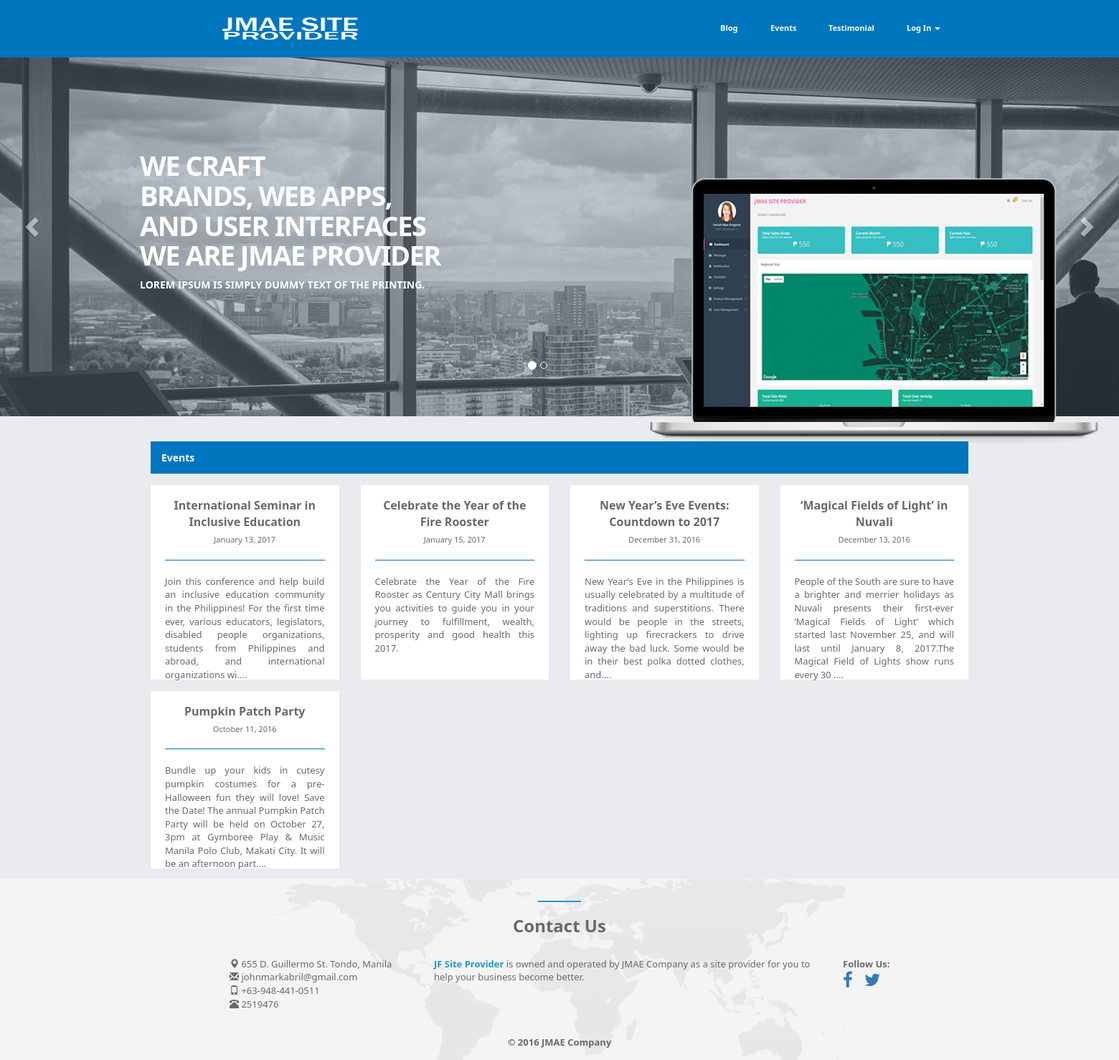
Screenshot of /index.php/events with the database file from the repository.
### tables this page shows
CREATE TABLE `events` (
  `NO` int(11) NOT NULL,
  `NOUSER` varchar(500) NOT NULL,
  `TITLE` varchar(500) NOT NULL,
  `DESCRIPTION` varchar(500) NOT NULL,
  `DATE` varchar(500) NOT NULL,
  `IMAGEURL` varchar(500) NOT NULL,
  `DELETION` int(11) NOT NULL
);

CREATE TABLE `about_my_site` (
  `NO` int(11) NOT NULL,
  `NOUSER` varchar(500) NOT NULL,
  `TITLE` varchar(500) NOT NULL,
  `DESCRIPTION` varchar(5000) NOT NULL,
  `DATE` varchar(500) NOT NULL,
  `IMAGEURL` varchar(500) NOT NULL,
  `ACTIVE` varchar(500) NOT NULL,
  `DELETION` int(11) NOT NULL
);

### application/controllers/Events.php (called while the page is built, shortened)
<?php
class Events extends CI_Controller {
	public function __construct()
    {
        $this->curpage = "Events";
        $this->load->model('About_my_site_model');
        $this->load->model('Events_model');
        $this->load->model('Event_reply_model');
        $this->load->model('Notification_admin_model');
    	$this->date = date("F d, Y");
    }
	public function index()
	{
		if ( $this->session->userdata('account_type') == "User" || $this->session->userdata('account_type') == "" ) {
			$details = array (
				'get_all_events'			=>	$this->Events_model->get_all_events(),
				'get_all_reply'				=>	$this->Event_reply_model->get_all_reply(),
				'date'						=>	$this->date,
				'get_active'				=>	$this->About_my_site_model->get_active()
			);
			$data['content']	=	$this->load->view('user/eventscontent', $details, TRUE);
			$data['curpage']	= 	$this->curpage;
			$this->load->view('template', $data);
		} else if ( $this->session->userdata('account_type') == "Administrator" ) {
			redirect('/admin');
		} else if ( $this->session->userdata('account_type') == "Agent" ) {
			redirect('/agent');
		}
	}
}

### index.php (called while the page is built, shortened)
<?php
require_once BASEPATH.'core/CodeIgniter.php';

### application/models/Events_model.php (called while the page is built, shortened)
<?php
class Events_model extends CI_Model
{
	public $table			=	"events";
	public $dbno			=	"NO";
	public $deletion		= 	"DELETION";
	public function get_all_events()
	{
		$row = $this->db->where($this->deletion, "0")
						->order_by($this->dbno, "DESC")
						->get($this->table);
		return $row->result();
	}
}

### application/models/About_my_site_model.php (called while the page is built, shortened)
<?php
class About_my_site_model extends CI_Model
{
	public $table			=	"about_my_site";
	public $deletion		=	"DELETION";
	public $active 			=	"ACTIVE";
	public function get_active()
	{
		$row = $this->db->where($this->deletion, "0")
						->where($this->active, 1)
						->get($this->table);
			return $row->result();
	}
}

### application/views/user/eventscontent.php (the view, shortened to what this page needs)
<div class="padding-top">
    <div class="ibox-content padding-all no-border full-width" style="background-color: #0076BE;">
        <h4 class="no-margin" style="color: #FFFFFF;">Events</h4>
    </div>
</div>
<div class="row">
	<?php
		if ( $get_all_events ) {
			foreach ( $get_all_events as $gae ) :
	?>
				<div class="col-md-3">
					<div class="padding-top">
						<div class="ibox-content text-center">
							<a data-toggle="modal" data-target="#eventsContent<?php echo $gae->NO;?>" class="product-name"><?php echo $gae->TITLE; ?></a>
							<small><?php echo $gae->DATE; ?></small>
							<hr/>
							<div style="text-align: justify;height:126px;">
								<?php
									echo substr($gae->DESCRIPTION, 0, 250);
									if ( strlen($gae->DESCRIPTION) >= 250 ) {
										echo '....';
									}
								?>
							</div>
						</div>
					</div>
				</div>
	<?php
			endforeach;
		}
	?>
</div>

### application/views/template.php (shortened to what this page needs)
<html>
	<head>
		<?php $this->load->view('common/css_files_includes'); ?>
	</head>
	<body>
		<?php
			$this->load->view('common/navtop');
			$this->load->view('common/coverimage');
		?>
		<div class="container margin-top-fifty">
			<?php
				switch ($curpage) {
			    	case 'Events':
			    		echo $content;
			    		break;
				}
			?>
		</div>
		<?php $this->load->view('common/footer_user'); ?>
	</body>
</html>

### application/views/common/css_files_includes.php (shortened to what this page needs)
<link rel="stylesheet" href="<?php echo base_url();?>public/css/bootstrap.min.css"/>
<link rel="stylesheet" href="<?php echo base_url();?>public/css/plugins/toastr/toastr.min.css">
<link rel="stylesheet" href="<?php echo base_url();?>public/css/plugins/hovereffects/hover.css">
<link rel="stylesheet" href="<?php echo base_url();?>public/css/plugins/dropzone/basic.css">
<link rel="stylesheet" href="<?php echo base_url();?>public/css/plugins/dropzone/dropzone.css">
<link rel="stylesheet" href="<?php echo base_url();?>public/css/plugins/iCheck/custom.css">
<link rel="stylesheet" href="<?php echo base_url();?>public/css/plugins/cropper/cropper.min.css">
<link rel="stylesheet" href="<?php echo base_url();?>public/css/plugins/steps/jquery.steps.css">
<link rel="stylesheet" href="<?php echo base_url();?>public/css/plugins/chosen/chosen.css">
<link rel="stylesheet" href="<?php echo base_url();?>public/css/plugins/iCheck/custom.css">
<link rel="stylesheet" href="<?php echo base_url();?>public/css/plugins/morris/morris-0.4.3.min.css">
<link rel="stylesheet" href="<?php echo base_url();?>public/css/plugins/chartist/chartist.min.css">
<link rel="stylesheet" href="<?php echo base_url();?>public/css/plugins/multipleimage/ninja-slider.css">
<link rel="stylesheet" href="<?php echo base_url();?>public/css/plugins/multipleimage/thumbnail-slider.css">
<link rel="stylesheet" href="<?php echo base_url();?>public/css/plugins/owncarousel/owl.carousel.min.css">
<link rel="stylesheet" href="<?php echo base_url();?>public/css/plugins/owncarousel/owl.theme.min.css">
<link rel="stylesheet" href="<?php echo base_url();?>public/css/animate.css">
<link rel="stylesheet" href="<?php echo base_url();?>public/font-awesome/css/font-awesome.css">
<link rel="stylesheet" href="<?php echo base_url();?>public/css/style.css">
<link rel="stylesheet" href="<?php echo base_url();?>public/css/styles.css">

### application/views/common/navtop.php (shortened to what this page needs)
<nav class="nav2 navbar navbar-default no-margin no-border-radius padding-all" style="background-color: #0076BE;font-size: 11px;">
    <div class="container-fluid">
        <div class="col-md-6">
            <div class="text-center">
                <ul class="nav navbar-nav" style="display: inline-block;">
                    <li><a class="no-padding" href="<?php echo base_url();?>">
                    <img class="img-responsive" src="<?php echo base_url(); ?>public/img/logo4.png" style="height: 50px;width:200px; padding: 5px;" /></a></li>
                </ul>
            </div>
        </div>
        <div class="col-md-6">
            <div class="text-center">
                <ul class="nav navbar-nav" style="display: inline-block;">
                    <div class="text-center">
                    <ul class="nav navbar-nav" style="display: inline-block;">
                        <li class="text-center">
                            <a class="hvr-underline-reveal" href="<?php echo base_url();?>blog"><strong>Blog</strong></a>
                        </li>
                        <li class="text-center">
                            <a class="hvr-underline-reveal" class="" href="<?php echo base_url();?>events"><strong>Events</strong></a>
                        </li>
                        <li class="text-center">
                            <a class="hvr-underline-reveal" class="" href="<?php echo base_url();?>testimonial"><strong>Testimonial</strong></a>
                        </li>
                        <?php
                            if( !$this->session->userdata('user_session') ){
                        ?>
                                <li class="dropdown">
                                    <a class="dropdown-toggle hvr-underline-reveal" data-toggle="dropdown">Log In <span class="caret"></span></a>
                                </li>
                        <?php
                            }
                        ?>
                    </ul>
            </div>
        </div>
    </div>
</nav>

### application/views/common/coverimage.php (shortened to what this page needs)
<div class="landing-page">
    <div id="inSlider" class="landing-page carousel carousel-fade" data-ride="carousel">
        <ol class="carousel-indicators">
            <li data-target="#inSlider" data-slide-to="0" class="active"></li>
            <li data-target="#inSlider" data-slide-to="1"></li>
        </ol>
        <div class="carousel-inner" role="listbox">
            <div class="item active">
                <div class="container">
                    <div class="carousel-caption">
                        <h1>We craft<br/>
                            brands, web apps,<br/>
                            and user interfaces<br/>
                            we are JMAE Provider</h1>
                        <p>Lorem Ipsum is simply dummy text of the printing.</p>
                    </div>
                </div>
                <div class="header-back one">
                    <img src="<?php echo base_url();?>public/img/landing/header_one.png" alt="laptop"/>
                </div>
            </div>
        </div>
        <a class="left carousel-control" href="#inSlider" role="button" data-slide="prev">
            <span class="glyphicon glyphicon-chevron-left" aria-hidden="true"></span>
        </a>
        <a class="right carousel-control" href="#inSlider" role="button" data-slide="next">
            <span class="glyphicon glyphicon-chevron-right" aria-hidden="true"></span>
        </a>
    </div>
</div>

### application/views/common/footer_user.php
<div class="landing-page">
    <section id="contact" class="gray-section contact no-margin">
        <div class="container">
            <div class="row m-b-lg">
                <div class="col-lg-12 text-center">
                    <div class="navy-line padding-top"></div>
                    <h2 class="no-margin-bottom text-bold">Contact Us</h2>
                </div>
            </div>
            <div class="row m-b-lg no-margin">
                <div class="col-md-3 col-md-offset-1">
                    <address>
                        <span class="glyphicon glyphicon-map-marker"></span> 655 D. Guillermo St. Tondo, Manila<br/>
                        <span class="glyphicon glyphicon-envelope"></span> johnmarkabril@gmail.com<br/>
                        <span class="glyphicon glyphicon-phone"></span> +63-948-441-0511<br/>
                        <span class="glyphicon glyphicon-phone-alt"></span> 2519476
                    </address>
                </div>
                <div class="col-md-6">
                    <p class="text-color">
                        <?php
                            if ( !empty($get_active) ) {
                                foreach ( $get_active as $ga ) :
                        ?>
                                    <strong><span class="navy"><?php echo $ga->TITLE; ?></span></strong> <?php echo $ga->DESCRIPTION; ?>
                        <?php
                                endforeach;
                            }
                        ?>
                    </p>
                </div>
                <div class="col-md-2">
                    <strong>Follow Us: </strong><br/>
                    <h2 class="no-margin"><ul class="list-inline">
                         <li><a href="https://www.facebook.com/jmaesiteprovider/" target="_blank" ><i class="fa fa-facebook"></i></a></li>
                         <li><a href="https://twitter.com/jmaesiteprovide" target="_blank" ><i class="fa fa-twitter"></i></a></li>
                    </ul></h2>
                </div>
            </div>
            <div class="row">
                <div class="col-lg-8 col-lg-offset-2 text-center m-t-lg m-b-lg margin-top-bottom">
                    <strong>&copy; 2016 JMAE Company</strong><br/>
                </div>
            </div>
        </div>
    </section>
</div>

### public/css/styles.css (style rules this page uses)
body { background-color: #E9EBEE; font-family: "Oxygen","Oxygen","Segoe UI","Helvetica Neue",sans-serif; }
.navbar .navbar-nav { display: inline-block; float: none; vertical-align: top; }
.no-margin { margin: 0px; }
.no-margin-bottom { margin-bottom: 0px; }
.margin-top-bottom { margin-top: 15px; margin-bottom: 15px; }
.margin-top-fifty { margin-top: 50px; }
.no-padding { padding: 0px; }
.padding-top { padding-top: 15px; }
.padding-all { padding: 15px; }
.text-bold { font-weight: bolder; }
.text-center { text-align: center; }
.navbar-default .navbar-nav > li > a { color: #FFFFFF; }
.no-border-radius { border-radius:0px; }
.no-border { border: 0px; }
.hvr-underline-reveal { display: inline-block; vertical-align: middle; -webkit-transform: perspective(1px) translateZ(0); transform: perspective(1px) translateZ(0); box-shadow: 0 0 1px transparent; position: relative; overflow: hidden; }
.hvr-underline-reveal:before { content: ""; position: absolute; z-index: -1; left: 0; right: 0; bottom: 0; background: #FFFFFF; height: 4px; -webkit-transform: translateY(4px); transform: translateY(4px); -webkit-transition-property: transform; transition-property: transform; -webkit-transition-duration: 0.2s; transition-duration: 0.2s; -webkit-transition-timing-function: ease-out; transition-timing-function: ease-out; }

### rows the page displays
events: TITLE "International Seminar in Inclusive Education", DATE "January 13, 2017", DESCRIPTION "Join this conference and help build an inclusive education community in the Philippines! For the first time ever, various educators, legislators, disabled people organizations, students from Philippines and abroad, and international organizations wi"
events: TITLE "Celebrate the Year of the Fire Rooster", DATE "January 15, 2017", DESCRIPTION "Celebrate the Year of the Fire Rooster as Century City Mall brings you activities to guide you in your journey to fulfillment, wealth, prosperity and good health this 2017."
events: TITLE "New Year’s Eve Events: Countdown to 2017", DATE "December 31, 2016", DESCRIPTION "New Year’s Eve in the Philippines is usually celebrated by a multitude of traditions and superstitions. There would be people in the streets, lighting up firecrackers to drive away the bad luck. Some would be in their best polka dotted clothes, and"
events: TITLE "‘Magical Fields of Light’ in Nuvali", DATE "December 13, 2016", DESCRIPTION "People of the South are sure to have a brighter and merrier holidays as Nuvali presents their first-ever ‘Magical Fields of Light’ which started last November 25, and will last until January 8, 2017.The Magical Field of Lights show runs every 30"
events: TITLE "Pumpkin Patch Party", DATE "October 11, 2016", DESCRIPTION "Bundle up your kids in cutesy pumpkin costumes for a pre-Halloween fun they will love! Save the Date! The annual Pumpkin Patch Party will be held on October 27, 3pm at Gymboree Play & Music Manila Polo Club, Makati City. It will be an afternoon part"
about_my_site: TITLE "JF Site Provider", DESCRIPTION "is owned and operated by JMAE Company as a site provider for you to help your business become better."
